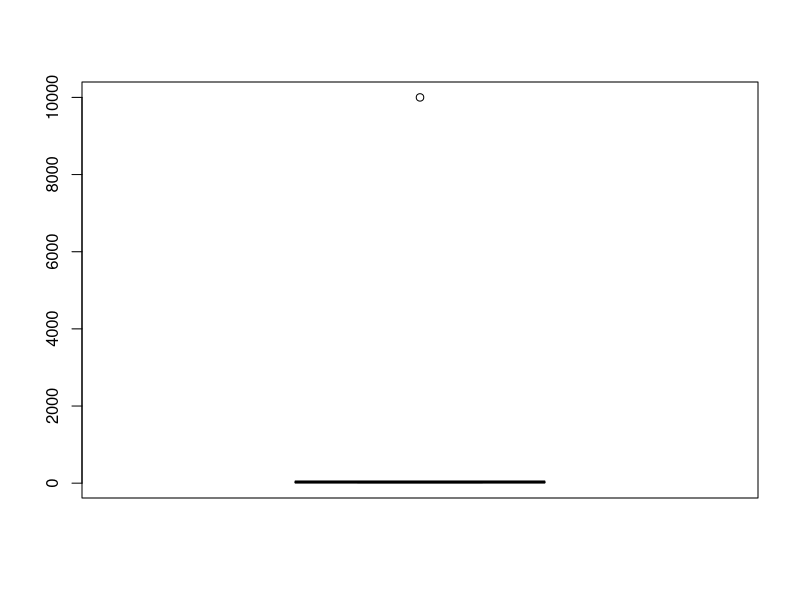

Reproduce this figure in R.
# Write a R script to handle the following errors and apply the following data preprocessing over
# dept.csv (Fields in dept.csv file : dept-name, dept-no, no-of-staff-in-dept,avg-no-of-publications)
# a. Remove numbers in dept-name col 
# b. Remove special char in names col 
# c. In no_of_staff_in_dept , if NA is there fill it(avg) 
# d. Handle outliers in avg_no_of_publications column 
# e. Handle impossible values in no_of_staff_in_dept , in dept data set(handle character values in no_of_staff_in_Dept column) 
# f. Redundant Whitespace deletion in dept name 
# g. Fixing capital letter mismatches in dept name

library(tools)

df = data.frame(
  deptName = c("CSE", "ISE", "MeCH", "$$ML", "  2BT", "CHEM123", "IEM$"),
  deptNo = c(101, 102, 103, 104, 105, 106, 107),
  numStaff = c("c50",NA,50,50,50,50,50),
  avgPubl = c(25,30,20,15,35,30,10000)
)
df

# a, b, f, g

df$deptName <- gsub('[[:punct:]]|[[:digit:]]|\\s+', '', df$deptName)
df$deptName <- toTitleCase(tolower(df$deptName))

# d 
df <- df[!(df$avgPubl %in% boxplot(df$avgPubl)$out),]

# e 
df$numStaff <- as.character(df$numStaff)
df$numStaff <- ifelse(grepl('[[:alpha:]]', df$numStaff), as.numeric(gsub('[[:alpha:]]', '', df$numStaff)), as.numeric(df$numStaff))

# c
df$numStaff[is.na(df$numStaff)] <- mean(df$numStaff, na.rm = TRUE)

df


